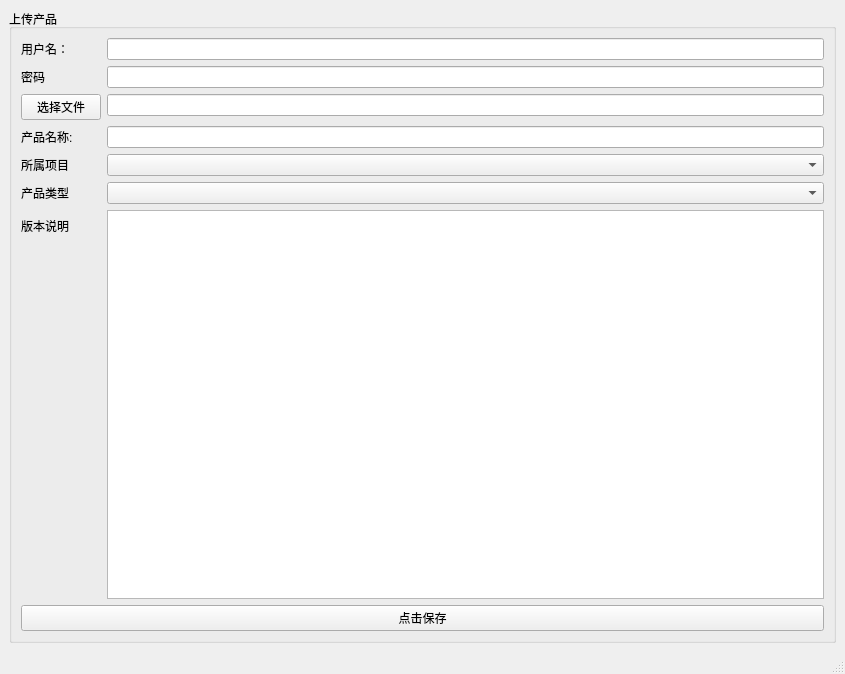
<?xml version="1.0" encoding="UTF-8"?>
<ui version="4.0">
 <class>MainWindow</class>
 <widget class="QMainWindow" name="MainWindow">
  <property name="geometry">
   <rect>
    <x>0</x>
    <y>0</y>
    <width>845</width>
    <height>674</height>
   </rect>
  </property>
  <property name="windowTitle">
   <string>MainWindow</string>
  </property>
  <widget class="QWidget" name="centralwidget">
   <layout class="QVBoxLayout" name="verticalLayout">
    <item>
     <widget class="QGroupBox" name="groupBox_2">
      <property name="title">
       <string>上传产品</string>
      </property>
      <layout class="QVBoxLayout" name="verticalLayout_2">
       <item>
        <layout class="QFormLayout" name="formLayout">
         <item row="0" column="0">
          <widget class="QLabel" name="label_5">
           <property name="text">
            <string>用户名：</string>
           </property>
          </widget>
         </item>
         <item row="0" column="1">
          <widget class="QLineEdit" name="lineEdit_3"/>
         </item>
         <item row="1" column="0">
          <widget class="QLabel" name="label_6">
           <property name="text">
            <string>密码</string>
           </property>
          </widget>
         </item>
         <item row="1" column="1">
          <widget class="QLineEdit" name="lineEdit_4">
           <property name="echoMode">
            <enum>QLineEdit::Password</enum>
           </property>
          </widget>
         </item>
         <item row="2" column="0">
          <widget class="QPushButton" name="pushButton_2">
           <property name="text">
            <string>选择文件</string>
           </property>
          </widget>
         </item>
         <item row="2" column="1">
          <widget class="QLineEdit" name="lineEdit"/>
         </item>
         <item row="3" column="0">
          <widget class="QLabel" name="label">
           <property name="text">
            <string>产品名称:</string>
           </property>
          </widget>
         </item>
         <item row="3" column="1">
          <widget class="QLineEdit" name="lineEdit_2"/>
         </item>
         <item row="4" column="0">
          <widget class="QLabel" name="label_2">
           <property name="text">
            <string>所属项目</string>
           </property>
          </widget>
         </item>
         <item row="4" column="1">
          <widget class="QComboBox" name="comboBox"/>
         </item>
         <item row="5" column="0">
          <widget class="QLabel" name="label_3">
           <property name="text">
            <string>产品类型</string>
           </property>
          </widget>
         </item>
         <item row="5" column="1">
          <widget class="QComboBox" name="comboBox_2"/>
         </item>
         <item row="6" column="0">
          <widget class="QLabel" name="label_4">
           <property name="text">
            <string>版本说明</string>
           </property>
          </widget>
         </item>
         <item row="6" column="1">
          <widget class="QTextEdit" name="textEdit"/>
         </item>
        </layout>
       </item>
       <item>
        <widget class="QPushButton" name="pushButton_3">
         <property name="text">
          <string>点击保存</string>
         </property>
        </widget>
       </item>
      </layout>
     </widget>
    </item>
   </layout>
  </widget>
  <widget class="QMenuBar" name="menubar">
   <property name="geometry">
    <rect>
     <x>0</x>
     <y>0</y>
     <width>845</width>
     <height>22</height>
    </rect>
   </property>
  </widget>
  <widget class="QStatusBar" name="statusbar"/>
 </widget>
 <resources/>
 <connections/>
</ui>
